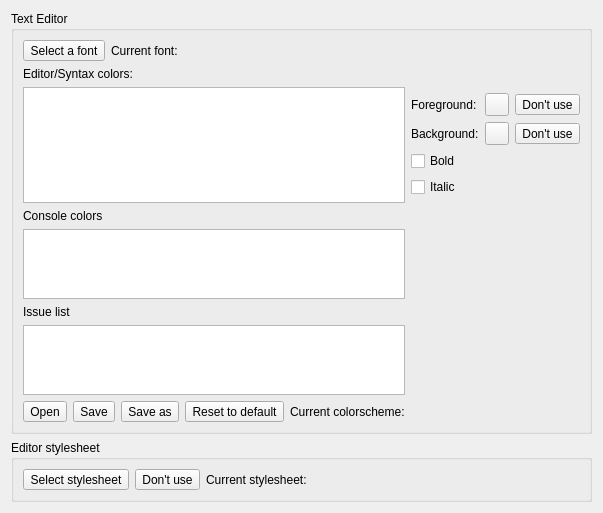
<?xml version="1.0" encoding="UTF-8"?>
<ui version="4.0">
 <class>AppearanceTab</class>
 <widget class="QWidget" name="AppearanceTab">
  <property name="geometry">
   <rect>
    <x>0</x>
    <y>0</y>
    <width>534</width>
    <height>397</height>
   </rect>
  </property>
  <layout class="QGridLayout" name="gridLayout_5">
   <item row="0" column="0">
    <widget class="QGroupBox" name="groupBox">
     <property name="title">
      <string>Text Editor</string>
     </property>
     <layout class="QGridLayout" name="gridLayout_6">
      <item row="0" column="0">
       <layout class="QGridLayout" name="gridLayout_2">
        <item row="12" column="0">
         <widget class="QListWidget" name="issueFormats"/>
        </item>
        <item row="10" column="0">
         <widget class="QListWidget" name="consoleFormats"/>
        </item>
        <item row="11" column="0">
         <widget class="QLabel" name="label_3">
          <property name="text">
           <string>Issue list</string>
          </property>
         </widget>
        </item>
        <item row="9" column="0">
         <widget class="QLabel" name="label_2">
          <property name="text">
           <string>Console colors</string>
          </property>
         </widget>
        </item>
        <item row="1" column="0">
         <widget class="QLabel" name="label">
          <property name="text">
           <string>Editor/Syntax colors:</string>
          </property>
         </widget>
        </item>
        <item row="3" column="0" rowspan="6">
         <widget class="QListWidget" name="syntaxFormats"/>
        </item>
        <item row="5" column="6">
         <widget class="QToolButton" name="dontUseBGButton">
          <property name="text">
           <string>Don't use</string>
          </property>
         </widget>
        </item>
        <item row="5" column="3">
         <widget class="QLabel" name="label_8">
          <property name="text">
           <string>Background:</string>
          </property>
         </widget>
        </item>
        <item row="13" column="0">
         <layout class="QGridLayout" name="gridLayout_3">
          <item row="0" column="2">
           <widget class="QToolButton" name="saveStyleSheetAs">
            <property name="text">
             <string>Save as</string>
            </property>
           </widget>
          </item>
          <item row="0" column="1">
           <widget class="QToolButton" name="saveStyleSheet">
            <property name="text">
             <string>Save</string>
            </property>
           </widget>
          </item>
          <item row="0" column="0">
           <widget class="QToolButton" name="openStyleSheet">
            <property name="text">
             <string>Open</string>
            </property>
           </widget>
          </item>
          <item row="0" column="4">
           <widget class="QLabel" name="colorSchemeView">
            <property name="text">
             <string>Current colorscheme:</string>
            </property>
           </widget>
          </item>
          <item row="0" column="3">
           <widget class="QToolButton" name="resetColorSchemeButton">
            <property name="text">
             <string>Reset to default</string>
            </property>
           </widget>
          </item>
         </layout>
        </item>
        <item row="0" column="0">
         <layout class="QHBoxLayout" name="horizontalLayout">
          <item>
           <widget class="QToolButton" name="textFont">
            <property name="text">
             <string>Select a font</string>
            </property>
           </widget>
          </item>
          <item>
           <widget class="QLabel" name="fontNameView">
            <property name="text">
             <string>Current font: </string>
            </property>
           </widget>
          </item>
          <item>
           <spacer name="horizontalSpacer_2">
            <property name="orientation">
             <enum>Qt::Horizontal</enum>
            </property>
            <property name="sizeHint" stdset="0">
             <size>
              <width>40</width>
              <height>20</height>
             </size>
            </property>
           </spacer>
          </item>
         </layout>
        </item>
        <item row="4" column="6">
         <widget class="QToolButton" name="dontUseFGButton">
          <property name="text">
           <string>Don't use</string>
          </property>
         </widget>
        </item>
        <item row="4" column="3">
         <widget class="QLabel" name="label_7">
          <property name="text">
           <string>Foreground:</string>
          </property>
         </widget>
        </item>
        <item row="5" column="5">
         <widget class="QToolButton" name="textBackgroundColor">
          <property name="text">
           <string/>
          </property>
         </widget>
        </item>
        <item row="4" column="5">
         <widget class="QToolButton" name="textForegroundColor">
          <property name="text">
           <string/>
          </property>
         </widget>
        </item>
        <item row="6" column="3">
         <widget class="QCheckBox" name="fontFormatBold">
          <property name="text">
           <string>Bold</string>
          </property>
         </widget>
        </item>
        <item row="7" column="3">
         <widget class="QCheckBox" name="fontFormatItalic">
          <property name="text">
           <string>Italic</string>
          </property>
         </widget>
        </item>
       </layout>
      </item>
     </layout>
    </widget>
   </item>
   <item row="1" column="0">
    <widget class="QGroupBox" name="groupBox_2">
     <property name="title">
      <string>Editor stylesheet</string>
     </property>
     <layout class="QGridLayout" name="gridLayout_7">
      <item row="0" column="2">
       <widget class="QLabel" name="stylesheetLabel">
        <property name="text">
         <string>Current stylesheet: </string>
        </property>
       </widget>
      </item>
      <item row="0" column="1">
       <widget class="QToolButton" name="toolButton">
        <property name="text">
         <string>Don't use</string>
        </property>
       </widget>
      </item>
      <item row="0" column="0">
       <widget class="QToolButton" name="selectStyleSheetButton">
        <property name="text">
         <string>Select stylesheet</string>
        </property>
       </widget>
      </item>
      <item row="0" column="3">
       <spacer name="horizontalSpacer_3">
        <property name="orientation">
         <enum>Qt::Horizontal</enum>
        </property>
        <property name="sizeHint" stdset="0">
         <size>
          <width>40</width>
          <height>20</height>
         </size>
        </property>
       </spacer>
      </item>
     </layout>
    </widget>
   </item>
   <item row="2" column="0">
    <layout class="QGridLayout" name="gridLayout_4"/>
   </item>
  </layout>
 </widget>
 <resources/>
 <connections/>
</ui>
